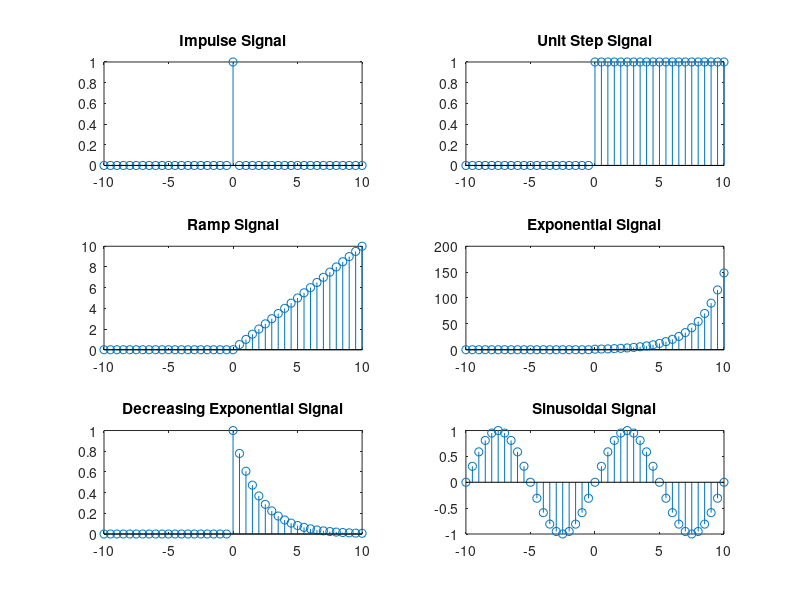

Here is the MATLAB script that generated this plot:
% Time vector
n = -10:0.5:10;

% impulse 
impulse = zeros(size(n));
impulse(n == 0) = 1;

% unit step 
unit_step = double(n >= 0);

% ramp 
ramp = n .* double(n >= 0);

% exponential 
a = 0.5; 
exponential = exp(a * n) .* double(n >= 0);
b = -0.5;
exponential_neg = exp(b * n) .* double(n >= 0);
    
% sinusoidal 
frequency = 0.1; 
sinusoidal = sin(2 * pi * frequency * n);

% Plotting
subplot(3, 2, 1);
stem(n, impulse);
title('Impulse Signal');

subplot(3, 2, 2);
stem(n, unit_step);
title('Unit Step Signal');

subplot(3, 2, 3);
stem(n, ramp);
title('Ramp Signal');

subplot(3, 2, 4);
stem(n, exponential);
title('Exponential Signal');

subplot(3, 2, 5);
stem(n, exponential_neg);
title('Decreasing Exponential Signal');

subplot(3, 2, 6);
stem(n, sinusoidal);
title('Sinusoidal Signal');

%sgtitle('Discrete-time Signals');